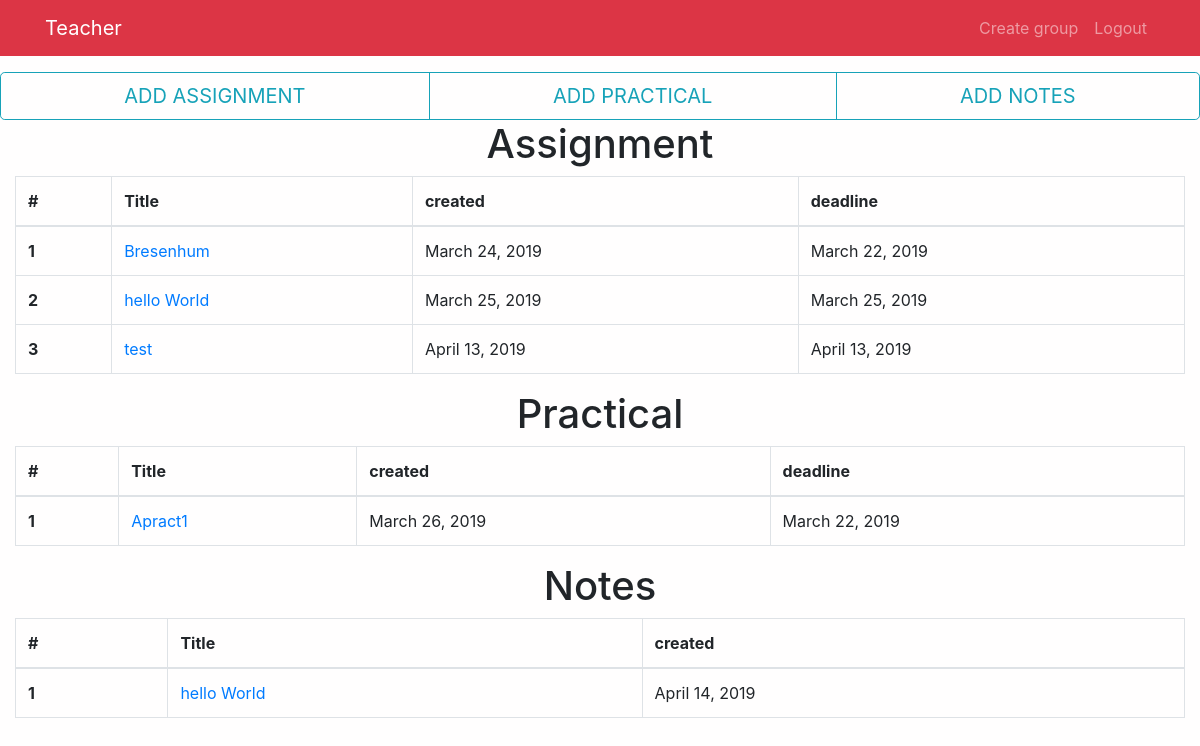
Before: /teacher_group_detail/1/ (signed in) with the older database file.
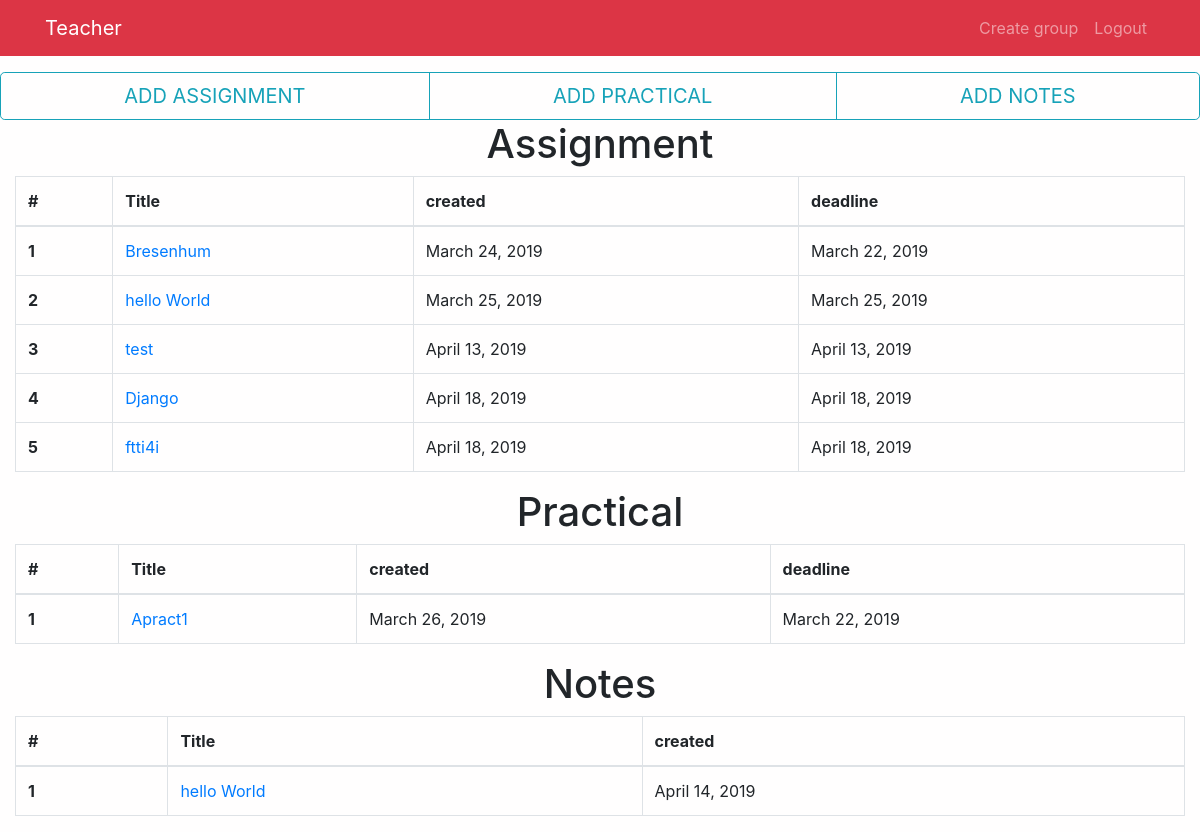
After: the same page with the newer database file.
### teachers/models.py (models this page shows, shortened)
class assignment(models.Model):
    teacher=models.ForeignKey(teacher,on_delete=models.CASCADE)
    group=models.ForeignKey(group,on_delete=models.CASCADE)
    created = models.DateField(auto_now=True)
    title=models.CharField(max_length=50,blank=False)
    content=models.TextField(blank=True)
    file = models.FileField(upload_to="assignment",blank=True,null=True)
    deadline = models.DateField()

class practical(models.Model):
    teacher=models.ForeignKey(teacher,on_delete=models.CASCADE)
    group=models.ForeignKey(group,on_delete=models.CASCADE)
    created=models.DateField(auto_now=True)
    title = models.CharField(max_length=50,blank=False)
    content=models.TextField(blank=True)
    file = models.FileField(upload_to="practical",blank=True,null=True)
    deadline = models.DateField()

class notes(models.Model):
    teacher = models.ForeignKey(teacher, on_delete=models.CASCADE)
    group = models.ForeignKey(group, on_delete=models.CASCADE)
    created = models.DateField(auto_now=True)
    title = models.CharField(max_length=50,blank=False)
    content = models.TextField(blank=True)
    file = models.FileField(upload_to="notes", blank=True, null=True)

### home/views.py (the view)
# urls.py: path('teacher_group_detail/<int:pk>/',views.teacher_group_detail,name="teacher_group_detail"),
@login_required
def teacher_group_detail(request,pk):
    group_detail=group.objects.get(pk=pk)
    try :
        assignments=assignment.objects.filter(group=group_detail)
        print(assignment)
    except:
        assignments = None
    try :
        note=notes.objects.filter(group=group_detail)
    except:
        note = None
    try :
        practicals=practical.objects.filter(group=group_detail)
    except:
        practicals=None
    context={
        'group':group_detail,
        'assignment':assignments,
        'practical':practicals,
        'notes':note,
    }
    return render(request,"teacher_group_detail.html",context)

### templates/teacher_group_detail.html
{% extends "teacher_home.html" %}
{% block body %}
 <div class="btn-group btn-group-justified btn-block">
<a href="{% url 'teacher:addassignment' pk=group.pk %}" class="btn btn-outline-info  btn-lg  text-uppercase" >Add assignment</a>
<a href="{% url 'teacher:addpractical' pk=group.pk %}" class="btn btn-outline-info  btn-lg  text-uppercase">Add practical</a>
<a href="{% url 'teacher:addnotes' pk=group.pk %}" class="btn btn-outline-info  btn-lg  text-uppercase">Add notes</a>
</div>
<h1 class="text-center">Assignment</h1>
{% if assignment %}
<div class="container-fluid">
<table class="table table-bordered">
  <thead>
    <tr>
      <th scope="col">#</th>
      <th scope="col">Title</th>
      <th scope="col">created</th>
      <th scope="col">deadline</th>
    </tr>
  </thead>
  <tbody>
    {%for temp in assignment %}
    <tr>
      <th scope="row">{{forloop.counter}}</th>
      <td> <a href="{% url 'teacher:viewassignment' assignpk=temp.pk %}">{{temp.title}}</a></td>
      <td>{{temp.created}}</td>
      <td>{{temp.deadline}}</td>
    </tr>
    {%endfor %}
  </tbody>
</table>
</div>
{%else%}
<h2>Nothing assigned</h2>
{% endif %}
<h1 class="text-center">Practical</h1>
{% if practical %}
<div class="container-fluid">
<table class="table table-bordered">
  <thead>
    <tr>
      <th scope="col">#</th>
      <th scope="col">Title</th>
      <th scope="col">created</th>
      <th scope="col">deadline</th>
    </tr>
  </thead>
  <tbody>
    {%for temp in practical %}
    <tr>
      <th scope="row">{{forloop.counter}}</th>
      <td> <a href="{% url 'teacher:viewpractical' assignpk=temp.pk %}">{{temp.title}}</a></td>
      <td>{{temp.created}}</td>
      <td>{{temp.deadline}}</td>
    </tr>
    {%endfor %}
  </tbody>
</table>
</div>
{%else%}
<h2>Nothing assigned</h2>
{% endif %}
<h1 class="text-center">Notes</h1>
{% if notes %}
<div class="container-fluid">
<table class="table table-bordered">
  <thead>
    <tr>
      <th scope="col">#</th>
      <th scope="col">Title</th>
      <th scope="col">created</th>
    </tr>
  </thead>
  <tbody>
    {%for temp in notes %}
    <tr>
      <th scope="row">{{forloop.counter}}</th>
      <td> <a href="{% url 'teacher:viewnotes' assignpk=temp.pk %}">{{temp.title}}</a></td>
      <td>{{temp.created}}</td>
    </tr>
    {%endfor %}
  </tbody>
</table
</div>
{%else%}
<h2>Nothing assigned</h2>
{% endif %}
{% endblock %}

### templates/teacher_home.html (shortened to what this page needs)
<!DOCTYPE html>
<html lang="en" dir="ltr">
  <head>
    <link rel="stylesheet" href="https://stackpath.bootstrapcdn.com/bootstrap/4.3.1/css/bootstrap.min.css">
  </head>
  <body style="background-color:#fffefe;" >
<nav class="navbar navbar-expand-sm mb-3 sticky-top navbar-dark bg-danger">
          <div class="container">
            {% if user.is_authenticated %}
              <a href="{% url 'teacher:teacher_home' %}" class="navbar-brand">Teacher</a>
                {% else %}
                <div class="navbar-brand">
                  Teacher
                </div>
                {% endif%}
              <div class="collapse navbar-collapse" id="defaultNavbar1">
                    {% if user.is_authenticated %}
                    <ul class="navbar-nav ml-auto">
                      <li class="nav-item"><a href="{%url 'create_group' %}" class="nav-link">Create group</a></li>
                      <li class="nav-item"><a href="{%url 'request_logout' %}" class="nav-link"> Logout</a></li>
                    </ul>
                      {% else %}
                      <ul class="navbar-nav ml-auto">
                        <li class="nav-item"><a href="{% url 'teacher:signup' %}" class="nav-link"> Sign Up</a></li>
                        <li class="nav-item"><a href="{% url 'teacher:login' %}" class="nav-link" > Login</a></li>
                      </ul>
                      {% endif %}
              </div>
          </div>
      </nav>
    {% block body %}{% endblock %}
  </body>
</html>

Changed rows visible on the page:
added assignment: title "Django", created "April 18, 2019", deadline "April 18, 2019"
added assignment: title "ftti4i", created "April 18, 2019", deadline "April 18, 2019"
